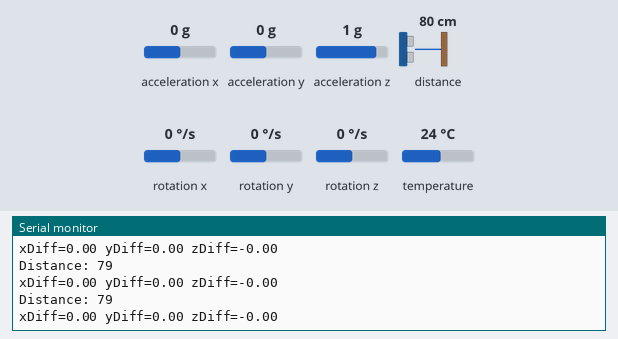
A sketch run on a simulated ESP8266 (NodeMCU). On the bench: the last lines printed to the serial monitor. Wiring (inferred from the names in the program): ultrasonic range finder: trigger D4; echo D3. The inputs (shaded band) are chosen by the test bench; at power-on: distance to the obstacle 80 cm, acceleration x 0 g, acceleration y 0 g, acceleration z 1 g, rotation x 0 °/s, rotation y 0 °/s, rotation z 0 °/s, temperature 24 °C. The echo pulse lasts 58.3 µs per cm; the modem accepts every AT command (registered, SIM ready, sends succeed) and sends nothing else.

Above: at 12.4 s.
12.5 s: distance to the obstacle set to 12 cm
At 12.86 s:
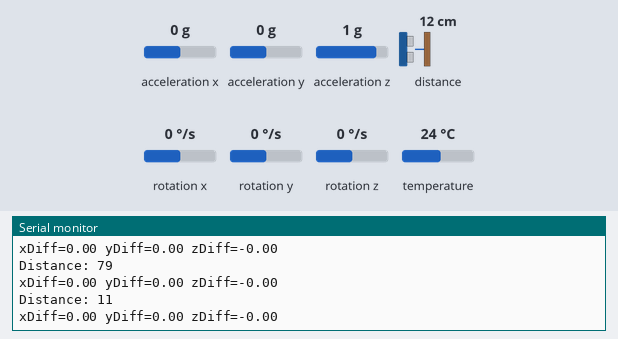
14.0 s: distance to the obstacle set to 9 cm
At 14.9 s:
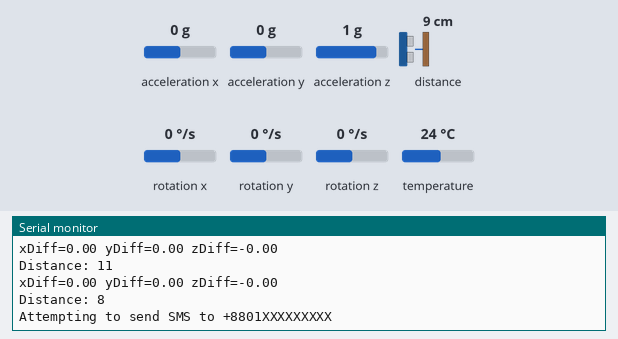
Timing chart, 0 to 16.5 s (numbered marks = the images above; inputs shaded):
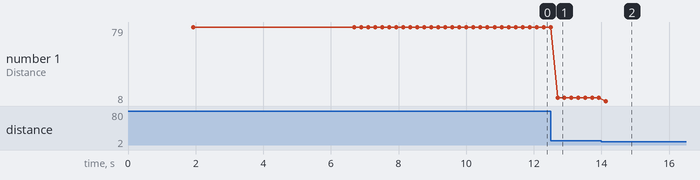

The sketch:

smart_flood_earthquake_detection.ino
```cpp
#include <ESP8266WiFi.h>
#include <Wire.h>
#include <Adafruit_MPU6050.h>
#include <Adafruit_Sensor.h>
#include <SoftwareSerial.h>

SoftwareSerial gsmSerial(D6, D7);

// --- Flood detection pins
int FloatSensor = D1;
const int trigPin1 = D4;
const int echoPin1 = D3;

const String alertNumber = "+8801XXXXXXXXX";  // Replace with your alert number
const String rescueNumber = "+8801XXXXXXXXX"; // Replace with your rescue number

unsigned long startMillis;
unsigned long currentMillis;
const unsigned long period = 10000;
long duration1;
int distance1;
int buttonState = 1;
bool alertSent_FloatSensor = false;
bool alertSent_Distance = false;

// --- MPU6050 Earthquake/Shake Detection
Adafruit_MPU6050 mpu;

int samples = 9;
#define maxVal1 3   // earthquake/vibration positive threshold
#define minVal1 -3  // earthquake/vibration negative threshold

float xcal = 0, ycal = 0, zcal = 0;
bool alertSent_Quake = false;

void setup() {
  Serial.begin(9600);
  gsmSerial.begin(9600);
  Wire.begin(D2, D1);
  pinMode(FloatSensor, INPUT_PULLUP);
  pinMode(trigPin1, OUTPUT);
  pinMode(echoPin1, INPUT);

  Serial.println("SMART DAM + EARTHQUAKE SYSTEM INITIALIZING...");
  delay(1000);
  startMillis = millis();

  // Initialize MPU6050
  if (!mpu.begin()) {
    Serial.println("Failed to find MPU6050 chip");
    while (1) delay(10);
  }
  mpu.setAccelerometerRange(MPU6050_RANGE_16_G);
  mpu.setGyroRange(MPU6050_RANGE_250_DEG);
  mpu.setFilterBandwidth(MPU6050_BAND_21_HZ);

  // Calibration (average first 9 samples)
  Serial.println("Calibrating MPU6050...");
  for (int i = 0; i < samples; i++) {
    sensors_event_t a, g, temp;
    mpu.getEvent(&a, &g, &temp);
    xcal += a.acceleration.x;
    ycal += a.acceleration.y;
    zcal += a.acceleration.z;
    delay(100);
  }
  xcal /= samples;
  ycal /= samples;
  zcal /= samples;
  Serial.print("Calibration done. x0="); Serial.print(xcal,2); Serial.print(" y0="); Serial.print(ycal,2); Serial.print(" z0="); Serial.println(zcal,2);
}

void loop() {
  // ===========================
  // === Flood Detection ===
  // ===========================
  // Ultrasonic distance measurement
  digitalWrite(trigPin1, LOW);
  delayMicroseconds(2);
  digitalWrite(trigPin1, HIGH);
  delayMicroseconds(10);
  digitalWrite(trigPin1, LOW);
  duration1 = pulseIn(echoPin1, HIGH);
  distance1 = duration1 * 0.034 / 2;
  Serial.print("Distance: ");
  Serial.println(distance1);

  // Float sensor reading (HIGH = water present)
  buttonState = digitalRead(FloatSensor);

  // High water level alert (float)
  if (buttonState == HIGH) {
    if (!alertSent_FloatSensor) {
      Serial.println("WATER LEVEL - HIGH");
      sendMessage(alertNumber, "Flood Alert! Water level has crossed the danger limit.");
      sendMessage(rescueNumber, "URGENT RESCUE ALERT: Water level at the dam is critical. Immediate assistance required.");
      alertSent_FloatSensor = true;
    }
  } else {
    alertSent_FloatSensor = false;
    Serial.println("WATER LEVEL - LOW");
    delay(300);
  }

  // Distance-based alert
  if (distance1 < 10) {
    if (!alertSent_Distance) {
      sendMessage(alertNumber, "Flood Alert! Water level has crossed the 10% danger limit.");
      sendMessage(rescueNumber, "RESCUE TEAM: Water level is critically high (10% over threshold). Prepare for deployment.");
      alertSent_Distance = true;
    }
  } else {
    alertSent_Distance = false;
  }

  // ===========================
  // === Earthquake Detection ===
  // ===========================
  sensors_event_t a, g, temp;
  mpu.getEvent(&a, &g, &temp);

  float xValue = xcal - a.acceleration.x;
  float yValue = ycal - a.acceleration.y;
  float zValue = zcal - a.acceleration.z;

  Serial.print("xDiff="); Serial.print(xValue,2);
  Serial.print(" yDiff="); Serial.print(yValue,2);
  Serial.print(" zDiff="); Serial.print(zValue,2);
  Serial.println();

  // If any axis difference is outside threshold, SIGNAL EARTHQUAKE
  if ((xValue < minVal1 || xValue > maxVal1) ||
      (yValue < minVal1 || yValue > maxVal1) ||
      (zValue < minVal1 || zValue > maxVal1)) {

    if (!alertSent_Quake) {
      Serial.println("EARTHQUAKE DETECTED!");
      sendMessage(alertNumber, "Earthquake ALERT! Strong vibration detected at the dam site.");
      sendMessage(rescueNumber, "URGENT: Earthquake detected at the dam. Mobilize rescue response.");
      alertSent_Quake = true;
    }
  } else {
    alertSent_Quake = false;
  }

  // Loop timing
  currentMillis = millis();
  if (currentMillis - startMillis >= period) {
    startMillis = currentMillis;
  }

  delay(200);
}

void sendMessage(String phoneNumber, String message) {
  Serial.print("Attempting to send SMS to ");
  Serial.println(phoneNumber);

  gsmSerial.println("AT+CMGF=1");
  delay(500);

  gsmSerial.print("AT+CMGS=\"");
  gsmSerial.print(phoneNumber);
  gsmSerial.println("\"");
  delay(500);

  if (gsmSerial.find(">")) {
    Serial.println("Module ready to send message...");
    gsmSerial.print(message);
    delay(200);
    gsmSerial.write(26);  // Ctrl+Z
    Serial.println("Sending...");

    unsigned long start = millis();
    bool okFound = false;

    while (millis() - start < 7000) {
      if (gsmSerial.available()) {
        String resp = gsmSerial.readString();
        Serial.print("GSM Response: ");
        Serial.println(resp);

        if (resp.indexOf("OK") != -1) {
          okFound = true;
          break;
        }
      }
    }

    if (okFound) {
      Serial.println(" SMS sent successfully.");
    } else {
      Serial.println(" SMS failed or timeout. (But message may still send)");
    }

  } else {
    Serial.println(" GSM module not ready (no > prompt).");
  }
}
```

Measured:
- the behaviour switches between 11 and 10 cm on distance to the obstacle (found by bisection; images 1 and 2)
- after the input at 12.5 s, the serial monitor: prints a new line after 0.20 s (image 1)
- after the input at 14.0 s, the serial monitor: prints a new line after 0.13 s (image 2)
- plotted number 1: 79 → 11 after the input at 12.5 s, 11 → 8 after the input at 14.0 s
